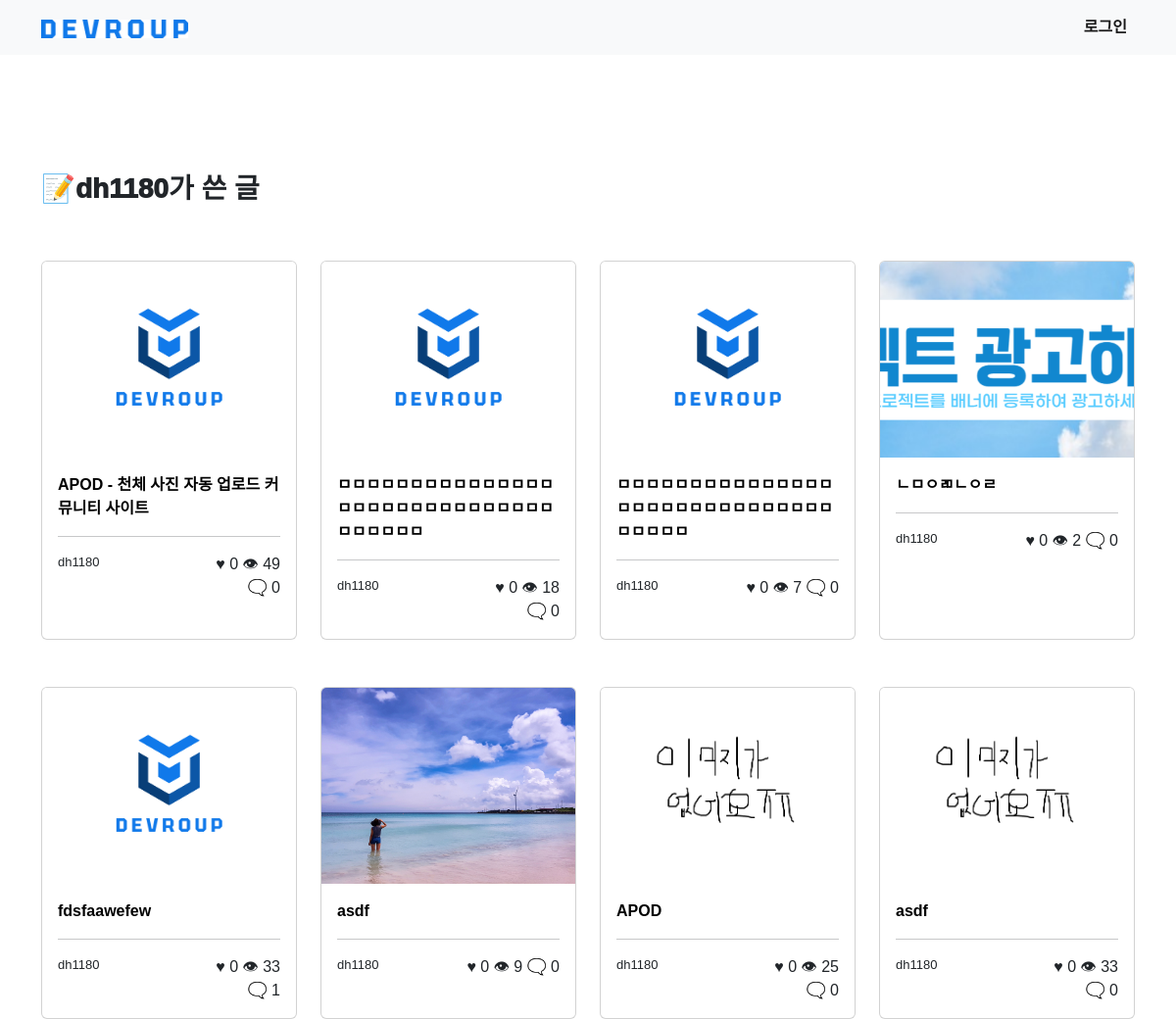
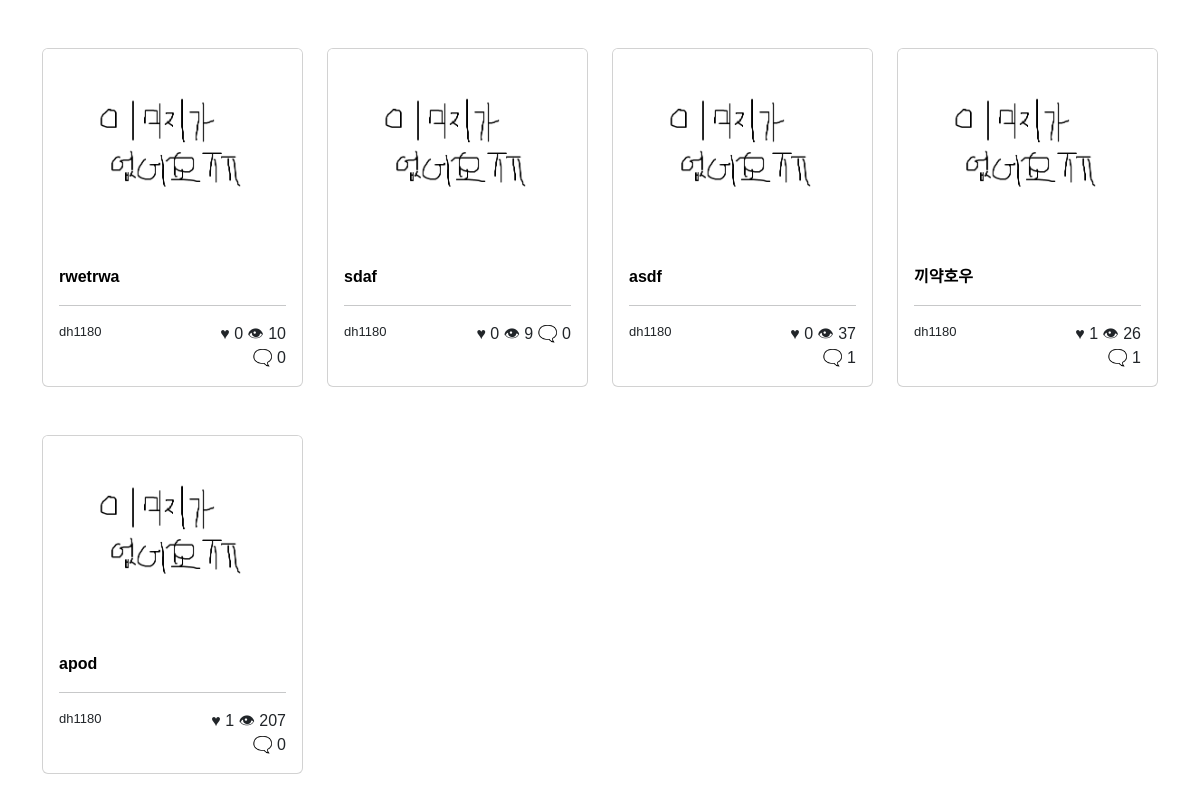
Page /user/other_user_posts/1 on the committed database (2 pictures, top to bottom).
### community/models.py (models this page shows, shortened)
class Post(models.Model):
    title = models.CharField(max_length=200)
    author = models.ForeignKey(User, on_delete=models.CASCADE, null=True)
    hit = models.IntegerField(default=0)
    like = models.IntegerField(default=0)
    like_users = models.ManyToManyField(User, related_name='like_posts')
    date = models.DateTimeField(auto_now_add=True)
    image = models.ImageField(upload_to='community_thumbnail', null=True)
    content = models.TextField()
    github_address = models.URLField(null=True)
    def get_comment_count(self):
        return Comment.objects.filter(post=self).count()

### user/views.py (the view)
# urls.py: path('other_user_posts/<int:author>', views.other_user_posts, name='other_user_posts'),
def other_user_posts(request, author):
    posts = Post.objects.filter(author=author).order_by('-date')
    return render(request, 'user/other_user_posts.html', {'posts': posts, 'author': User.objects.get(pk=author)})

### user/templates/user/other_user_posts.html (shortened to what this page needs)
{% extends 'community/base.html' %} {% block content %}
<br /><br /><br /><br /><br />
<div class="container">
    <div class="row mb-5">
        <h3 style="font-weight: 1000;">📝{{ author }}가 쓴 글</h3>
    </div>
    <div class="row">
        {% for post in posts %}
        <div class="col-md-3 col-sm-12 mb-5">
            <div class="card h-100">
                <div class="media-container">
                    <img
                        src="{{ post.image.url }}"
                        class="card-img-top"
                        style="object-fit: cover; height: 200px;"
                    />
                </div>
                <div class="card-body">
                    <a
                        class="card-title stretched-link"
                        href="{% url 'community:post_detail' pk=post.pk %}"
                       style="font-weight: bold;"
                        >{{ post.title }}</a
                    >
                    <br />
                    <hr />
                    <div class="row">
                        <div class="col-6" style="font-size: small">
                            {{ post.author }}
                        </div>
                        <div class="col-6 text-end">
                            ♥&nbsp;{{ post.like }}
                            👁&nbsp;{{ post.hit }}
                            🗨️&nbsp;{{ post.get_comment_count }}
                        </div>
                    </div>
                </div>
            </div>
        </div>
        {% endfor %}
    </div>
{% endblock content %}

### community/templates/community/base.html (style rules this page uses)
body { font-family: 'Noto Sans KR', sans-serif; }

### user/templates/user/other_user_posts.html (style rules this page uses)
a { cursor: pointer; }
a:link { color: black; text-decoration: none; }

### rows in the picture
Post: image (picture), title "APOD - 천체 사진 자동 업로드 커뮤니티 사이트", author "dh1180", like "0", hit "49", get_comment_count "0"
Post: image (picture), title "ㅁㅁㅁㅁㅁㅁㅁㅁㅁㅁㅁㅁㅁㅁㅁㅁㅁㅁㅁㅁㅁㅁㅁㅁㅁㅁㅁㅁㅁㅁㅁㅁㅁㅁㅁㅁ", author "dh1180", like "0", hit "18", get_comment_count "0"
Post: image (picture), title "ㅁㅁㅁㅁㅁㅁㅁㅁㅁㅁㅁㅁㅁㅁㅁㅁㅁㅁㅁㅁㅁㅁㅁㅁㅁㅁㅁㅁㅁㅁㅁㅁㅁㅁㅁ", author "dh1180", like "0", hit "7", get_comment_count "0"
Post: image (picture), title "ㄴㅁㅇㄻㄴㅇㄹ", author "dh1180", like "0", hit "2", get_comment_count "0"
Post: image (picture), title "fdsfaawefew", author "dh1180", like "0", hit "33", get_comment_count "1"
Post: image (picture), title "asdf", author "dh1180", like "0", hit "9", get_comment_count "0"
Post: image (picture), title "APOD", author "dh1180", like "0", hit "25", get_comment_count "0"
Post: image (picture), title "asdf", author "dh1180", like "0", hit "33", get_comment_count "0"
Post: image (picture), title "rwetrwa", author "dh1180", like "0", hit "10", get_comment_count "0"
Post: image (picture), title "sdaf", author "dh1180", like "0", hit "9", get_comment_count "0"
Post: image (picture), title "asdf", author "dh1180", like "0", hit "37", get_comment_count "1"
Post: image (picture), title "끼약호우", author "dh1180", like "1", hit "26", get_comment_count "1"
Post: image (picture), title "apod", author "dh1180", like "1", hit "207", get_comment_count "0"

### other values in the picture
{{ author }} "dh1180"
